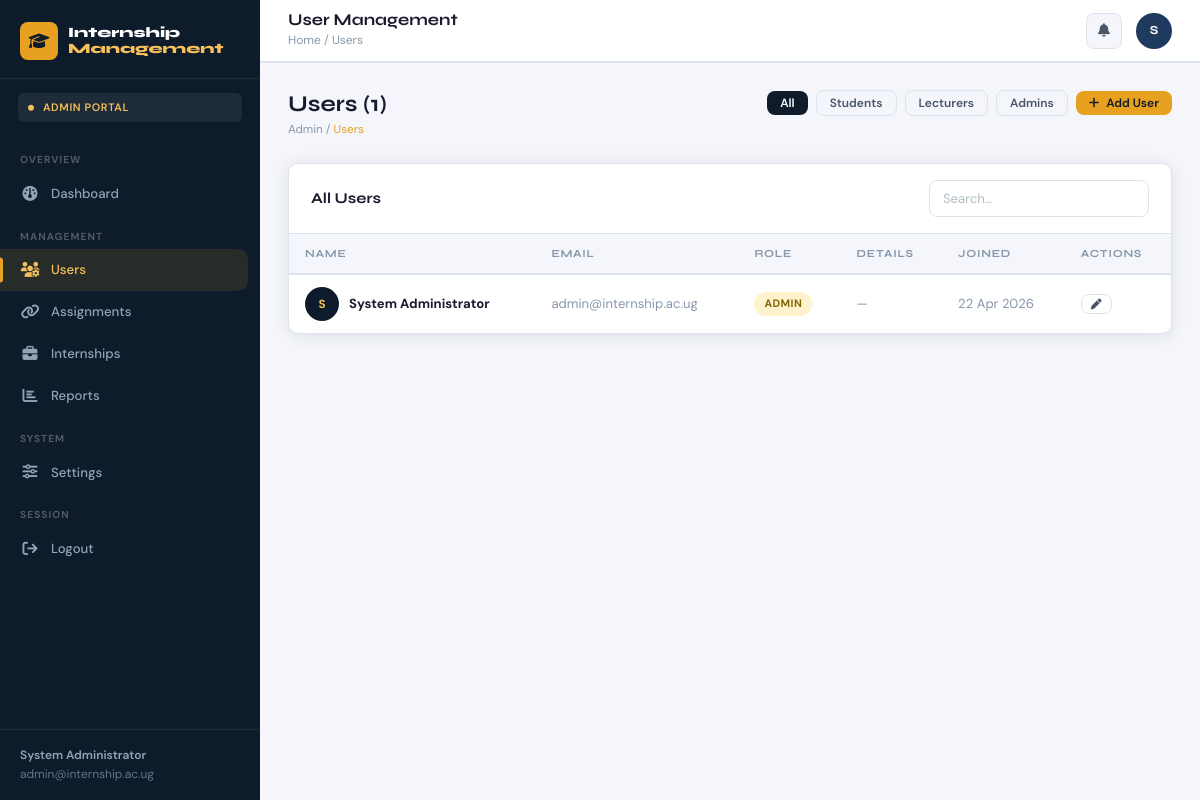
The page /admin/users.php (signed in) on the database its author committed.
### tables this page shows
CREATE TABLE IF NOT EXISTS users (
    id INT AUTO_INCREMENT PRIMARY KEY,
    name VARCHAR(150) NOT NULL,
    email VARCHAR(200) NOT NULL UNIQUE,
    password VARCHAR(255) NOT NULL,
    role ENUM('student','lecturer','admin') NOT NULL DEFAULT 'student',
    avatar VARCHAR(255) DEFAULT NULL,
    created_at TIMESTAMP DEFAULT CURRENT_TIMESTAMP,
    updated_at TIMESTAMP DEFAULT CURRENT_TIMESTAMP ON UPDATE CURRENT_TIMESTAMP
);

### admin/users.php (the view, shortened to what this page needs)
<?php
require_once __DIR__ . '/../includes/layout.php';
$roleFilter = $_GET['role'] ?? 'all';
$sql  = "SELECT u.*, s.registration_number, l.department FROM users u
         LEFT JOIN students s ON s.user_id=u.id
         LEFT JOIN lecturers l ON l.user_id=u.id";
$params = [];
$sql .= " ORDER BY u.created_at DESC";
$stmt = $pdo->prepare($sql); $stmt->execute($params);
$users = $stmt->fetchAll();
startLayout('Manage Users', 'User Management', 'Users', 'users');
?>
<div class="page-header">
  <div><h1>Users (<?= count($users) ?>)</h1><p class="breadcrumb">Admin / <span>Users</span></p></div>
  <div style="display:flex;gap:8px;align-items:center;">
    <a href="?role=all"      class="btn <?= $roleFilter==='all'      ?'btn-primary':'btn-outline' ?> btn-sm">All</a>
    <a href="?role=student"  class="btn <?= $roleFilter==='student'  ?'btn-amber'  :'btn-outline' ?> btn-sm">Students</a>
    <a href="?role=lecturer" class="btn <?= $roleFilter==='lecturer' ?'btn-teal'   :'btn-outline' ?> btn-sm">Lecturers</a>
    <a href="?role=admin"    class="btn <?= $roleFilter==='admin'    ?'btn-primary':'btn-outline' ?> btn-sm">Admins</a>
    <a href="?action=new" class="btn btn-amber btn-sm"><i class="fa fa-plus"></i> Add User</a>
  </div>
</div>
<div class="card">
  <div class="card-header">
    <h3>All Users</h3>
    <input type="text" id="tableSearch" class="form-control" placeholder="Search…" style="width:220px;">
  </div>
  <div class="table-wrapper">
    <table class="data-table searchable-table">
      <thead>
        <tr><th>Name</th><th>Email</th><th>Role</th><th>Details</th><th>Joined</th><th>Actions</th></tr>
      </thead>
      <tbody>
        <?php foreach ($users as $u): ?>
        <tr>
          <td>
            <div style="display:flex;align-items:center;gap:10px;">
              <div style="width:34px;height:34px;border-radius:50%;background:var(--navy);color:var(--amber-lt);display:grid;place-items:center;font-weight:700;font-size:.78rem;flex-shrink:0;">
                <?= strtoupper(substr($u['name'],0,1)) ?>
              </div>
              <strong><?= htmlspecialchars($u['name']) ?></strong>
            </div>
          </td>
          <td class="text-muted"><?= htmlspecialchars($u['email']) ?></td>
          <td><?= statusBadge($u['role']) ?></td>
          <td class="text-muted">
            <?php if ($u['role'] === 'student'): ?>
              <?= htmlspecialchars($u['registration_number'] ?? '—') ?>
            <?php elseif ($u['role'] === 'lecturer'): ?>
              <?= htmlspecialchars($u['department'] ?? '—') ?>
            <?php else: ?>—<?php endif; ?>
          </td>
          <td class="text-muted"><?= date('d M Y', strtotime($u['created_at'])) ?></td>
          <td>
            <div style="display:flex;gap:6px;">
              <a href="?edit=<?= $u['id'] ?>" class="btn btn-outline btn-xs"><i class="fa fa-pen"></i></a>
            </div>
          </td>
        </tr>
        <?php endforeach; ?>
      </tbody>
    </table>
  </div>
</div>
<?php endLayout(); ?>

### includes/layout.php (shortened to what this page needs)
<?php
require_once __DIR__ . '/../config/helpers.php';
$_currentUser = currentUser();
function startLayout(string $title, string $pageTitle = '', string $breadcrumb = '', string $activeNav = ''): void {
    global $_currentUser, $_notifCount;
    $role     = $_currentUser['role'] ?? '';
    $initials = strtoupper(substr($_currentUser['name'] ?? 'U', 0, 1));
?>
<!DOCTYPE html>
<html lang="en">
<head>
  <link rel="stylesheet" href="/internship-system/assets/css/style.css">
  <link rel="stylesheet" href="https://cdnjs.cloudflare.com/ajax/libs/font-awesome/6.4.2/css/all.min.css">
</head>
<body>
<div class="app-shell">
  <aside class="sidebar">
    <div class="sidebar-brand">
      <div class="brand-icon"><i class="fa fa-graduation-cap"></i></div>
      <div class="brand-name">Internship<br><span>Management</span></div>
    </div>
    <div class="sidebar-role-badge">
      <i class="fa fa-circle" style="font-size:.4rem;vertical-align:middle;margin-right:5px;"></i>
      <?= ucfirst($role) ?> Portal
    </div>
    <nav class="sidebar-nav">
      <?php if ($role === 'student'): ?>
        <div class="nav-section-label">Main</div>
        <div class="nav-item <?= $activeNav === 'dashboard' ? 'active' : '' ?>">
          <a href="/internship-system/dashboard.php"><span class="nav-icon"><i class="fa fa-gauge"></i></span>Dashboard</a>
        </div>
        <div class="nav-item <?= $activeNav === 'internship' ? 'active' : '' ?>">
          <a href="/internship-system/student/internship.php"><span class="nav-icon"><i class="fa fa-building"></i></span>My Internship</a>
        </div>
        <div class="nav-item <?= $activeNav === 'logbook' ? 'active' : '' ?>">
          <a href="/internship-system/student/logbook.php"><span class="nav-icon"><i class="fa fa-book-open"></i></span>Logbook</a>
        </div>
        <div class="nav-item <?= $activeNav === 'documents' ? 'active' : '' ?>">
          <a href="/internship-system/student/documents.php"><span class="nav-icon"><i class="fa fa-file-arrow-up"></i></span>Documents</a>
        </div>
        <div class="nav-item <?= $activeNav === 'feedback' ? 'active' : '' ?>">
          <a href="/internship-system/student/feedback.php"><span class="nav-icon"><i class="fa fa-comments"></i></span>Feedback</a>
        </div>
        <div class="nav-section-label">Account</div>
        <div class="nav-item <?= $activeNav === 'profile' ? 'active' : '' ?>">
          <a href="/internship-system/student/profile.php"><span class="nav-icon"><i class="fa fa-user-pen"></i></span>Profile</a>
        </div>
      <?php elseif ($role === 'admin'): ?>
        <div class="nav-section-label">Overview</div>
        <div class="nav-item <?= $activeNav === 'dashboard' ? 'active' : '' ?>">
          <a href="/internship-system/dashboard.php"><span class="nav-icon"><i class="fa fa-gauge"></i></span>Dashboard</a>
        </div>
        <div class="nav-section-label">Management</div>
        <div class="nav-item <?= $activeNav === 'users' ? 'active' : '' ?>">
          <a href="/internship-system/admin/users.php"><span class="nav-icon"><i class="fa fa-users-gear"></i></span>Users</a>
        </div>
        <div class="nav-item <?= $activeNav === 'assignments' ? 'active' : '' ?>">
          <a href="/internship-system/admin/assignments.php"><span class="nav-icon"><i class="fa fa-link"></i></span>Assignments</a>
        </div>
        <div class="nav-item <?= $activeNav === 'internships' ? 'active' : '' ?>">
          <a href="/internship-system/admin/internships.php"><span class="nav-icon"><i class="fa fa-briefcase"></i></span>Internships</a>
        </div>
        <div class="nav-item <?= $activeNav === 'reports' ? 'active' : '' ?>">
          <a href="/internship-system/admin/reports.php"><span class="nav-icon"><i class="fa fa-chart-bar"></i></span>Reports</a>
        </div>
        <div class="nav-section-label">System</div>
        <div class="nav-item <?= $activeNav === 'settings' ? 'active' : '' ?>">
          <a href="/internship-system/admin/settings.php"><span class="nav-icon"><i class="fa fa-sliders"></i></span>Settings</a>
        </div>
      <?php endif; ?>
      <div class="nav-section-label">Session</div>
      <div class="nav-item">
        <a href="/internship-system/logout.php" data-confirm="Log out?">
          <span class="nav-icon"><i class="fa fa-arrow-right-from-bracket"></i></span>Logout
        </a>
      </div>
    </nav>
    <div class="sidebar-footer">
      <div class="user-name"><?= htmlspecialchars($_currentUser['name'] ?? '') ?></div>
      <div><?= htmlspecialchars($_currentUser['email'] ?? '') ?></div>
    </div>
  </aside>
  <div class="main-content">
    <header class="topbar">
      <div class="topbar-left">
        <h2><?= htmlspecialchars($pageTitle ?: $title) ?></h2>
        <?php if ($breadcrumb): ?>
        <p class="breadcrumb">Home / <span><?= htmlspecialchars($breadcrumb) ?></span></p>
        <?php endif; ?>
      </div>
      <div class="topbar-right">
        <div style="position:relative;">
          <button class="topbar-icon-btn" id="notifBtn" title="Notifications">
            <i class="fa fa-bell"></i>
          </button>
        </div>
        <div class="topbar-avatar"><?= $initials ?></div>
      </div>
    </header>
    <main class="page-content">
<?php
}
function endLayout(): void {
?>
    </main>
  </div>
</div>
</body>
</html>
<?php
}
?>

### config/helpers.php (shortened to what this page needs)
<?php
require_once __DIR__ . '/../config/db.php';
function isLoggedIn(): bool {
    return isset($_SESSION['user_id']) && !empty($_SESSION['user_id']);
}
function currentUser(): array {
    global $pdo;
    $stmt = $pdo->prepare("SELECT * FROM users WHERE id = ?");
    $stmt->execute([$_SESSION['user_id']]);
    return $stmt->fetch() ?: [];
}
function statusBadge(string $status): string {
    $map = [
        'pending'   => 'badge-pending',
        'approved'  => 'badge-approved',
        'rejected'  => 'badge-rejected',
        'active'    => 'badge-active',
        'completed' => 'badge-completed',
    ];
    $cls = $map[$status] ?? 'badge-pending';
    return "<span class=\"badge {$cls}\">" . ucfirst($status) . "</span>";
}
?>

### rows shown on the page
users: role "ADMIN", name "System Administrator", email "admin@internship.ac.ug", name "S", created_at "22 Apr 2026"

### other values the page prints
$pageTitle ?: $title "User Management"
$breadcrumb "Users"
count($users) "1"
